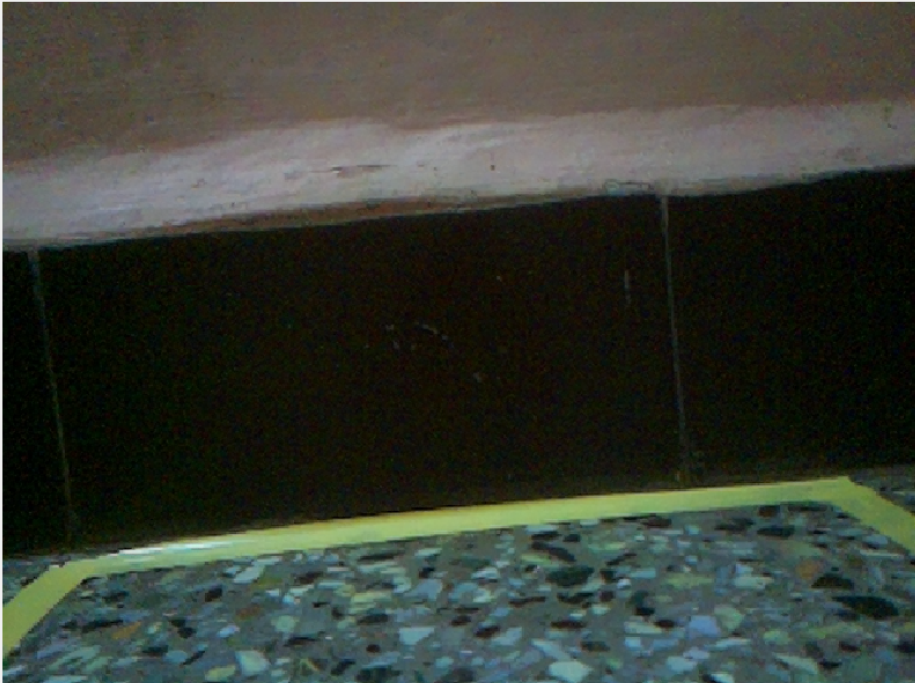
#> input picture AuCar-v1/Src/11.png, 915 x 683 px
$ python LineAngleFinder.py
#> lines starting #> are read from the running program, lines starting #| are printed output that depends on the picture; after the words box and inside, x2 and y2 are one past the last pixel; in counts of white or black regions, pixels touching at a corner belong together
import cv2 as cv
import matplotlib.pyplot as plt
import  numpy as np
def AngleFinder(img):
    # Preprocess the image
    img_resized = cv.resize(img, (640, 480))
    img_cropped = img_resized[300:, :]  # Crop the image
    img_blurred = cv.blur(img_cropped, (3, 3))
    ret, img_thresh = cv.threshold(img_blurred, 150, 255, cv.THRESH_BINARY)
    kernel = np.ones((11, 11), dtype=np.uint8)
    img_eroded = cv.erode(img_thresh, kernel, iterations=1)

    # Detect edges using Canny
    edges = cv.Canny(img_eroded, 50, 150, apertureSize=3)

    # Apply Hough Transform
    lines = cv.HoughLines(edges, 1, np.pi / 180, 50)

    # Find the line with the maximum points
    best_line = None
    max_votes = 0
    if lines is not None:
        for line in lines:
            rho, theta = line[0]
            votes = np.sum(edges == 255)
            if votes > max_votes:
                max_votes = votes
                best_line = line[0]

    # Draw the best line on the image
    img_color = cv.cvtColor(img_cropped, cv.COLOR_GRAY2BGR)
    if best_line is not None:
        rho, theta = best_line
        a = np.cos(theta)
        b = np.sin(theta)
        x0 = a * rho
        y0 = b * rho
        x1 = int(x0 + 1000 * (-b))
        y1 = int(y0 + 1000 * (a))
        x2 = int(x0 - 1000 * (-b))
        y2 = int(y0 - 1000 * (a))
        cv.line(img_color, (x1, y1), (x2, y2), (255, 0, 0), 2)
        theta_deg = np.degrees(theta)
        # Pause after each movement
        # Annotate the angle and direction on the image
        cv.putText(img_color, f"Angle: {theta_deg:.2f} degrees", (50, 50), cv.FONT_HERSHEY_SIMPLEX, 1, (0, 255, 0), 2)
        #cv.putText(img_color, f"Direction: {direction}", (50, 100), cv.FONT_HERSHEY_SIMPLEX, 1, (0, 0, 255), 2)

    # Convert original image to color to match the processed image
    img_orig_color = cv.cvtColor(img_resized, cv.COLOR_GRAY2BGR)

    # Resize the processed image to match the width of the original image
    img_color_resized = cv.resize(img_color, (img_orig_color.shape[1], img_color.shape[0]))

    # Concatenate the original and processed images vertically
    concatenated_img = img_color_resized

    return concatenated_img

img=cv.imread("Src/11.png",0)
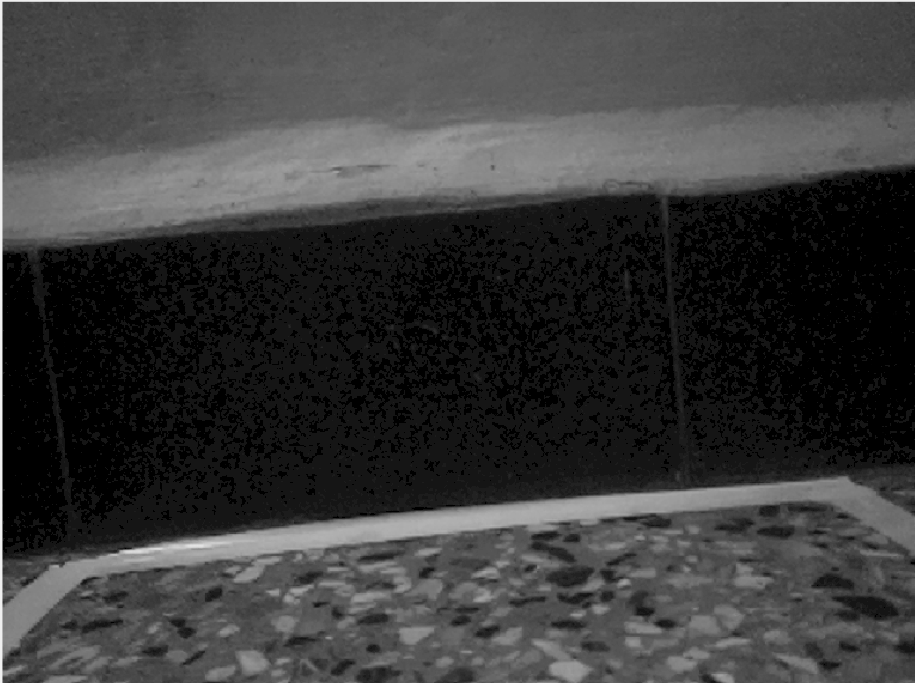
#> img: shape (683, 915); min 0, max 239, mean 58.9
plt.imshow(AngleFinder(img))
#> in AngleFinder, `img_cropped = img_resized[300:, :]`:
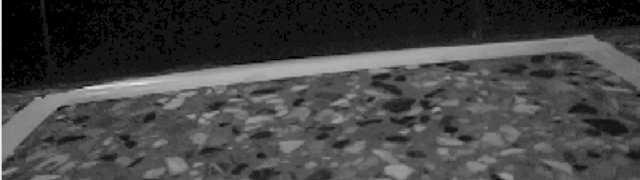
#> img_cropped: shape (180, 640); min 0, max 239, mean 67
#> in AngleFinder, `ret, img_thresh = cv.threshold(img_blurred, 150, 255, cv.THRESH_BINARY)`:
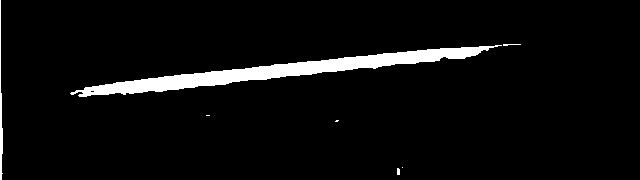
#> img_thresh: shape (180, 640); 4.7% white; 7 white regions (3 under 20 px), largest, box (x1, y1, x2, y2) and area: (70, 45, 502, 97) 5079, (0, 0, 3, 180) 294, (503, 44, 521, 46) 23, (397, 168, 400, 175) 20
#> in AngleFinder, `img_eroded = cv.erode(img_thresh, kernel, iterations=1)`:
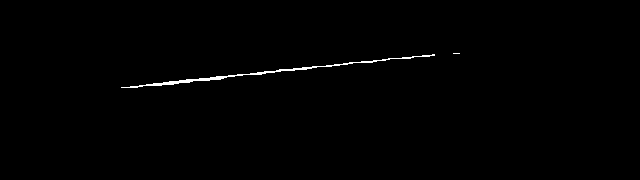
#> img_eroded: shape (180, 640); 0.57% white in thin lines or dots, all inside (x1, y1, x2, y2) = (121, 53, 460, 88)
#> in AngleFinder, `edges = cv.Canny(img_eroded, 50, 150, apertureSize=3)`:
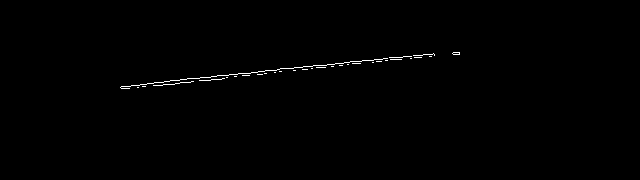
#> edges: shape (180, 640); 0.45% white in thin lines or dots, all inside (x1, y1, x2, y2) = (120, 52, 460, 89)
#> in AngleFinder, `lines = cv.HoughLines(edges, 1, np.pi / 180, 50)`: lines = [[98, 1.47], [104, 1.45], [94, 1.48], [100, 1.47], [107, 1.43], [87, 1.5]]
#> the loop in AngleFinder, `for line in lines:` made 6 passes
#> (rho, theta, max_votes) on pass 1: (98, 1.47, 514)
#> after the loop in AngleFinder, `for line in lines:`: max_votes = 514
#> in AngleFinder, `rho, theta = best_line`: rho = 98; theta = 1.47
#> in AngleFinder, `a = np.cos(theta)`: a = 0.105
#> in AngleFinder, `b = np.sin(theta)`: b = 0.995
#> in AngleFinder, `x0 = a * rho`: x0 = 10.24
#> in AngleFinder, `y0 = b * rho`: y0 = 97.46
#> in AngleFinder, `x1 = int(x0 + 1000 * (-b))`: x1 = -984
#> in AngleFinder, `y1 = int(y0 + 1000 * (a))`: y1 = 201
#> in AngleFinder, `x2 = int(x0 - 1000 * (-b))`: x2 = 1004
#> in AngleFinder, `y2 = int(y0 - 1000 * (a))`: y2 = -7
#> in AngleFinder, `theta_deg = np.degrees(theta)`: theta_deg = 84
#> in AngleFinder, `cv.putText(img_color, f"Angle: {theta_deg:.2f} degrees", (50, 50), cv...`:
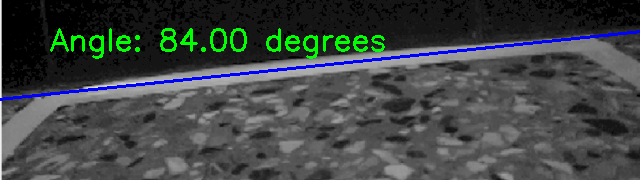
#> img_color: shape (180, 640, 3); mean B, G, R 68.4, 69.4, 64.2
plt.axis('off')
plt.show()

$ run again, with AuCar-v1/Src/1.png copied over AuCar-v1/Src/11.png
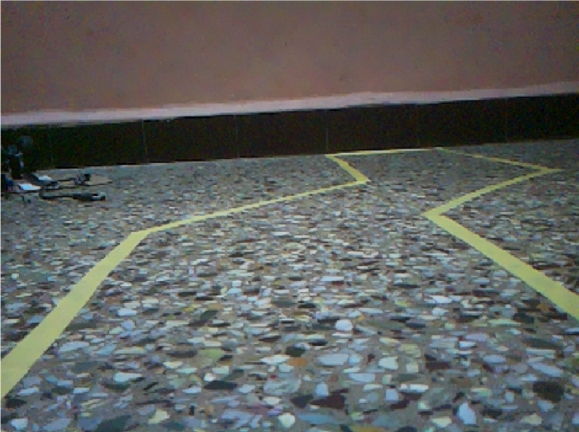
#> input picture AuCar-v1/Src/1.png, 1157 x 864 px (shown at 1/2 size)
#> in AngleFinder, `ret, img_thresh = cv.threshold(img_blurred, 150, 255, cv.THRESH_BINARY)`:
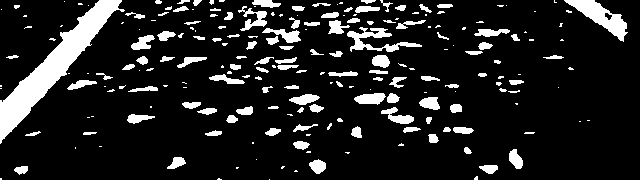
#> img_thresh: shape (180, 640); 13.1% white; 217 white regions (105 under 20 px), largest, box (x1, y1, x2, y2) and area: (0, 0, 125, 144) 3995, (564, 0, 628, 42) 969, (347, 27, 422, 52) 643
#> img_eroded: shape (180, 640); 1.5% white; 4 white regions (1 under 20 px), largest, box (x1, y1, x2, y2) and area: (0, 0, 114, 132) 1637, (576, 0, 600, 17) 111, (613, 24, 620, 31) 23
#> edges: shape (180, 640); 0.41% white in thin lines or dots, all inside (x1, y1, x2, y2) = (0, 0, 620, 132)
#> lines = [[88, 0.716], [89, 0.733], [79, 0.768], [89, 0.663], [80, 0.785]]
#> the loop in AngleFinder, `for line in lines:` made 5 passes
#> (rho, theta, max_votes) on pass 1: (88, 0.716, 472)
#> after the loop in AngleFinder, `for line in lines:`: max_votes = 472
#> in AngleFinder, `rho, theta = best_line`: rho = 88; theta = 0.716
#> a = 0.755
#> b = 0.656
#> x0 = 66.41
#> y0 = 57.73
#> x1 = -589
#> y1 = 812
#> x2 = 722
#> y2 = -696
#> theta_deg = 41
#> in AngleFinder, `cv.putText(img_color, f"Angle: {theta_deg:.2f} degrees", (50, 50), cv...`:
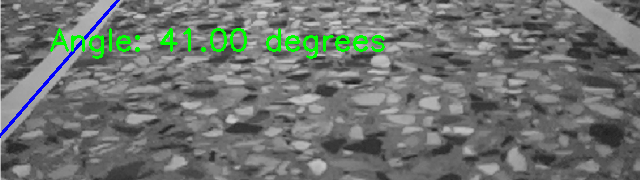
#> img_color: shape (180, 640, 3); mean B, G, R 111, 114.8, 109.8

$ run again, with AuCar-v1/Src/12.png copied over AuCar-v1/Src/11.png
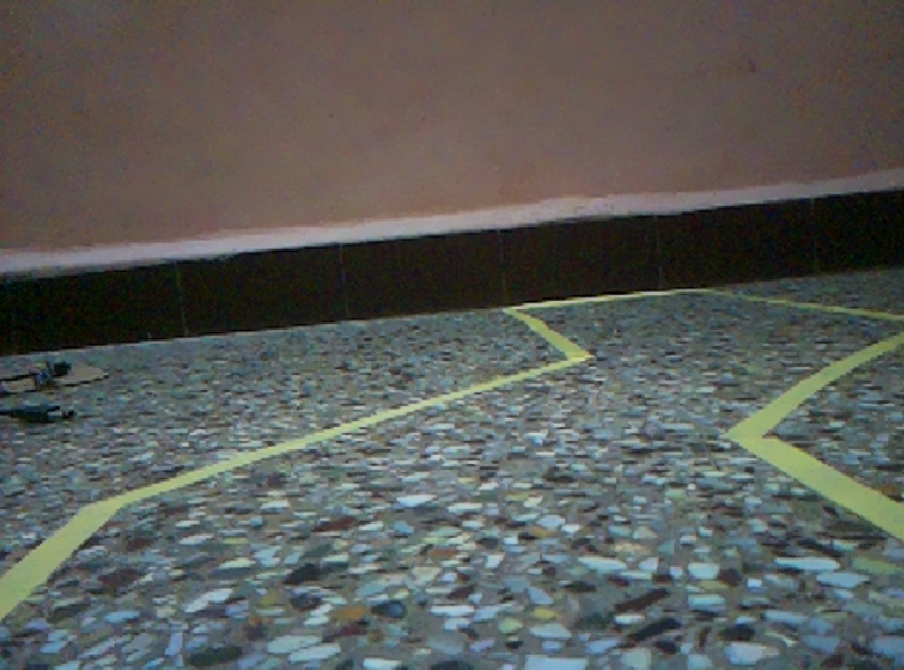
#> input picture AuCar-v1/Src/12.png, 904 x 670 px
#> in AngleFinder, `ret, img_thresh = cv.threshold(img_blurred, 150, 255, cv.THRESH_BINARY)`:
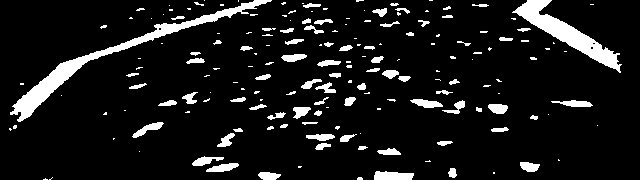
#> img_thresh: shape (180, 640); 9.5% white; 178 white regions (99 under 20 px), largest, box (x1, y1, x2, y2) and area: (10, 0, 272, 122) 2757, (512, 0, 622, 73) 1990, (374, 171, 414, 180) 301
#> img_eroded: shape (180, 640); 0.45% white; 7 white regions (3 under 20 px), largest, box (x1, y1, x2, y2) and area: (540, 20, 586, 46) 177, (22, 67, 70, 110) 159, (527, 0, 542, 16) 88, (380, 177, 407, 180) 67
#> in AngleFinder, `edges = cv.Canny(img_eroded, 50, 150, apertureSize=3)`:
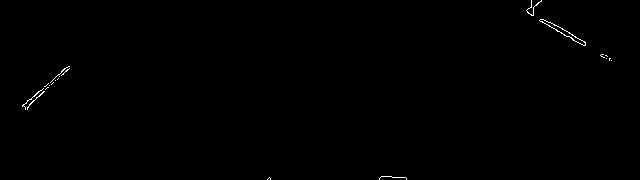
#> edges: shape (180, 640); 0.28% white in thin lines or dots
#> lines = None
